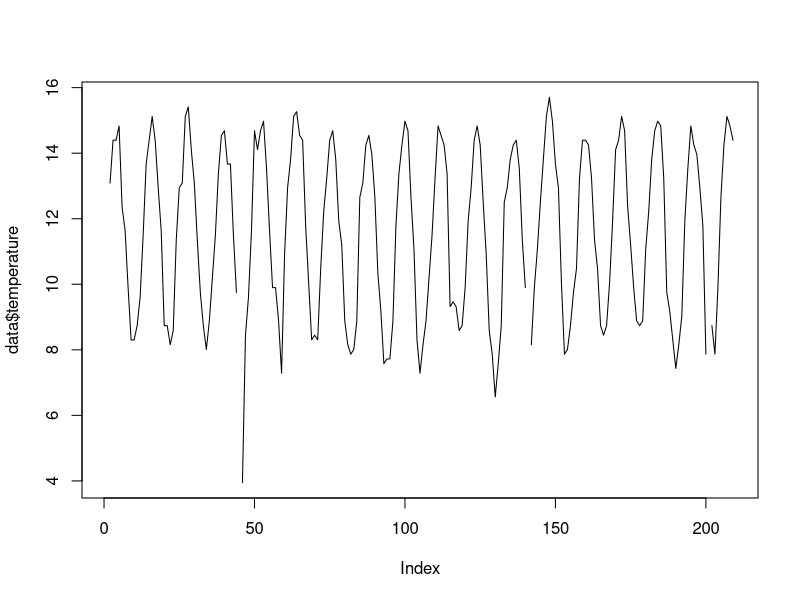

Here is the R script that generated this plot:
## ---- chunk 1
knitr::opts_chunk$set(echo = TRUE)
## ---- chunk 2
data = read.csv("png_process/result.csv", header=FALSE)
colnames(data) = c("year", "month", "day", "temperature")
plot(data$temperature, type="l")
